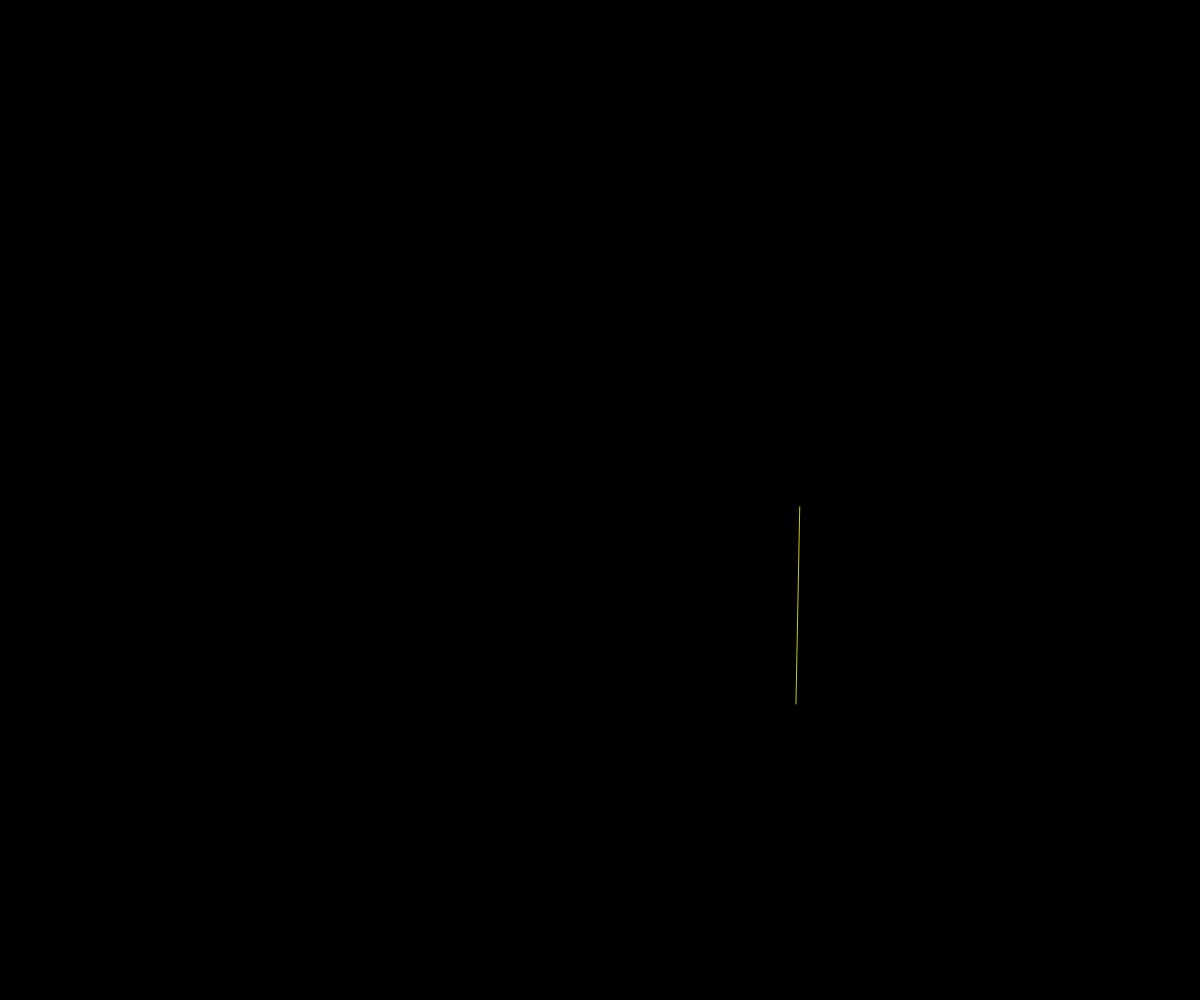
Frame 1 (no input)
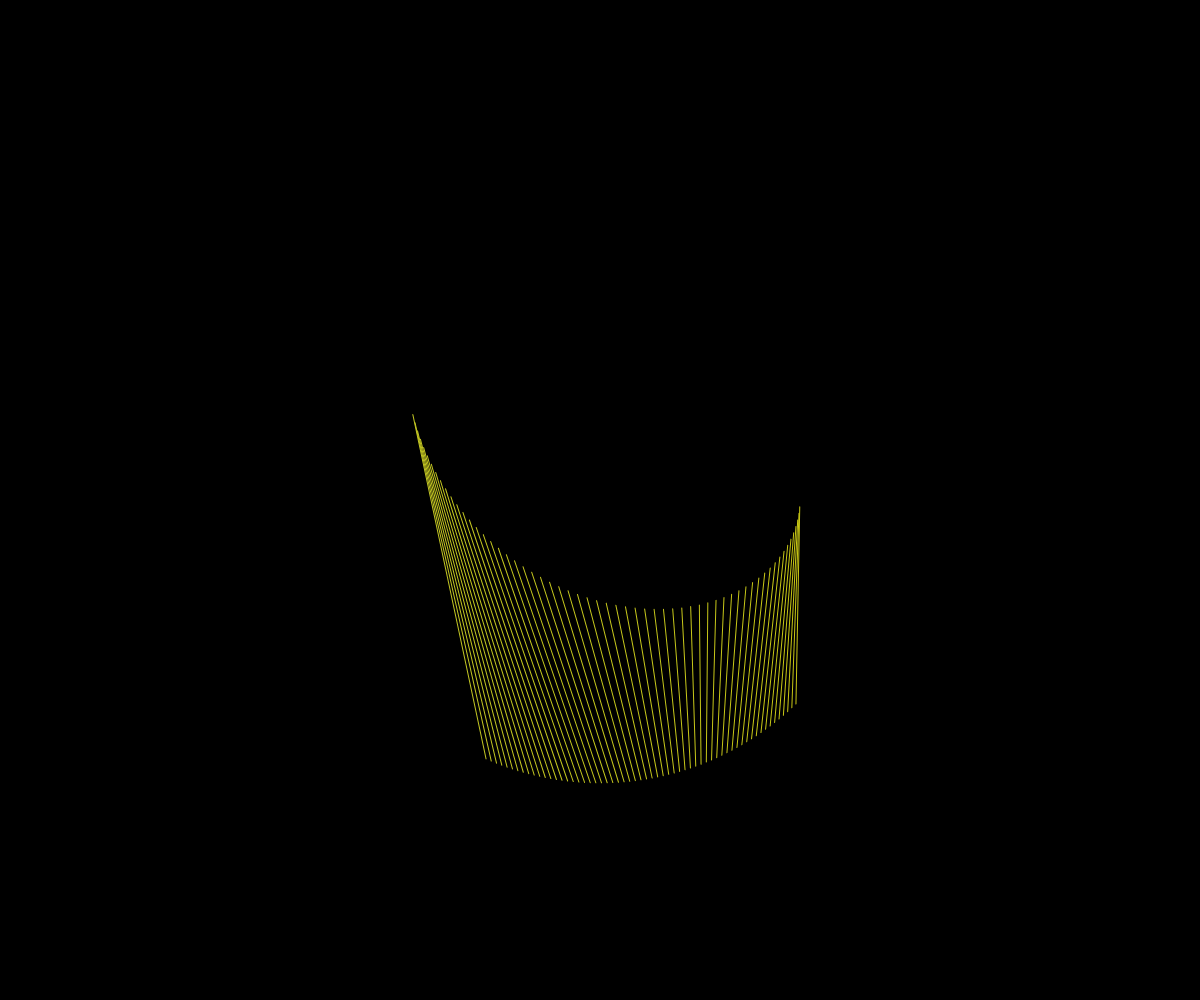
Frame 60 (no input)
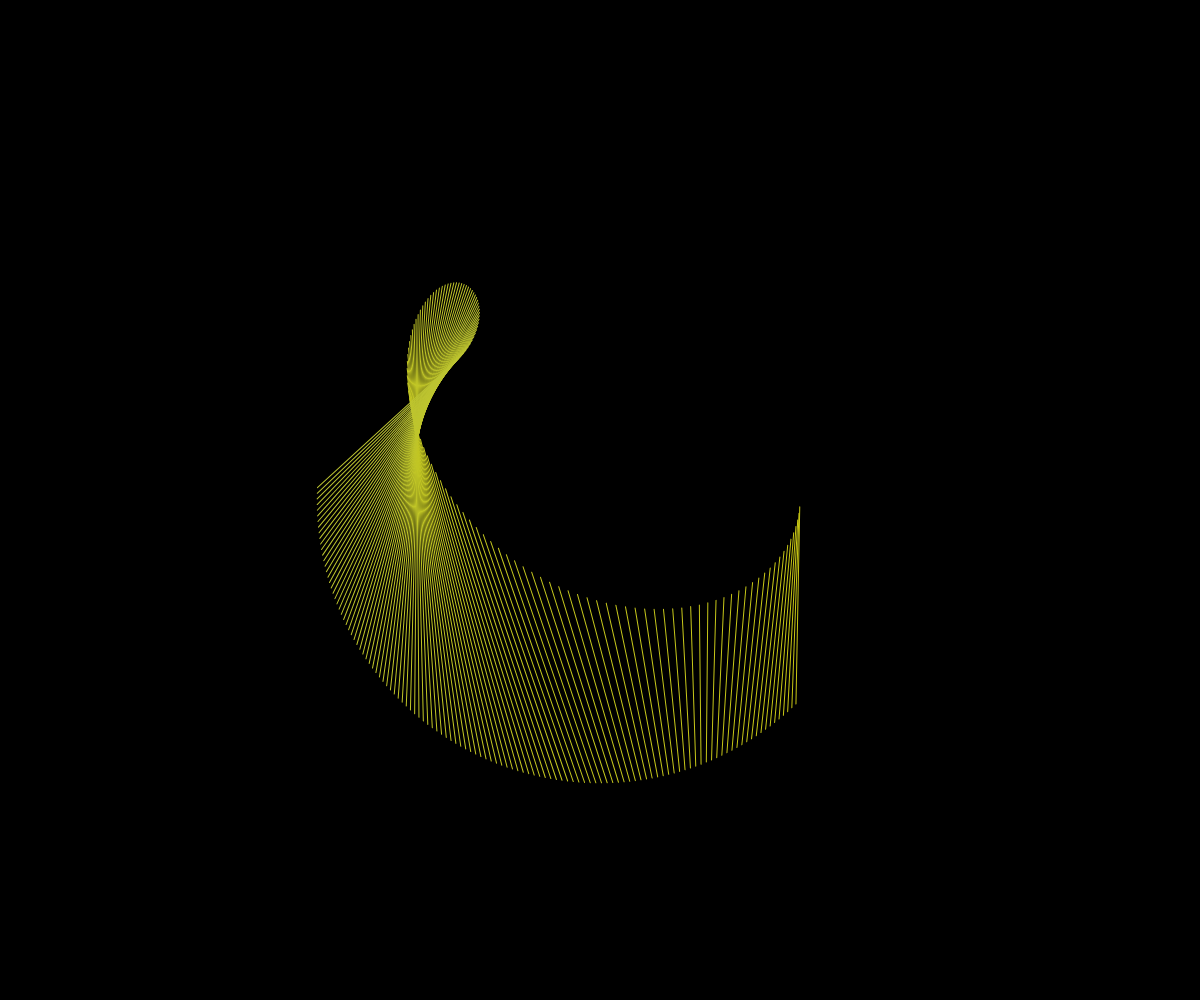
Frame 120 (the mouse pressed at the canvas centre since frame 60)

The p5.js sketch that drew these frames (run headless with seeded random() and noise() and a simulated clock; from frame 60 on, the mouse is pressed at the canvas centre):

// p5.js sketch
// ── sketch.js
function preload(){
  // put preload code here
}

function setup() {
  // put setup code here
  createCanvas(windowWidth, windowHeight);
  background(0);

}


  function draw() {
  	   var x=200 * cos(frameCount/100 * 4);
  	   var y=200 * sin(frameCount/300 * 4);

  	   translate(width/2,height/2);
  	   var col=lerpColor(color(201,200,20),color(100,170,255), frameCount/930);
  	   stroke(col);
       rotate(frameCount/50);

  	   line(x,y,200,200);


  	  if(frameCount == 930){
  	    noLoop();
  	  }


}
